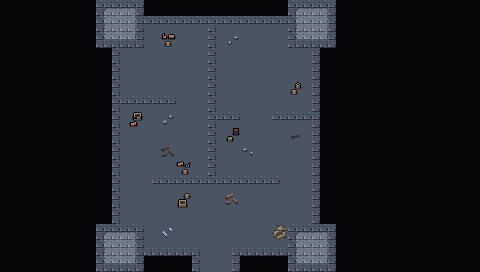

This is a level from a 2D game, rendered from its Tiled map with the project's own tilesets. A one-line summary and the map file follow, with tile-layer data summarised:
An orthogonal 30x17 tile map with 16x16 px tiles, 4 tile layers (Collision, Background, Walls, Clutter), 2 tilesets and 11 objects.

<map version="1.10" tiledversion="1.10.1" orientation="orthogonal" renderorder="right-down" width="30" height="17" tilewidth="16" tileheight="16" infinite="0" nextlayerid="8" nextobjectid="59">
 <editorsettings>
  <export target="wastetown..tmx" format="tmx" />
 </editorsettings>
 <tileset firstgid="1" source="../tileset/main.tsx" />
 <tileset firstgid="10113" source="../tileset/buildings.tsx" />
 <layer id="6" name="Collision" width="30" height="17">
  <data>[510 cells, 401 non-empty, 13 distinct tile ids]</data>
 </layer>
 <layer id="1" name="Background" width="30" height="17">
  <data>[510 cells, 510 non-empty, 3 distinct tile ids]</data>
 </layer>
 <layer id="2" name="Walls" width="30" height="17">
  <data>[510 cells, 100 non-empty, 16 distinct tile ids]</data>
 </layer>
 <layer id="3" name="Clutter" width="30" height="17">
  <properties>
   <property name="spriteLayer" type="bool" value="true" />
  </properties>
  <data>[510 cells, 14 non-empty, 14 distinct tile ids]</data>
 </layer>
 <objectgroup id="4" name="Objects">
  <object id="38" template="../obj/entry_up.tx" x="192" y="281" width="48" height="16">
   <properties>
    <property name="teleport" value="" />
   </properties>
  </object>
  <object id="48" template="../obj/treasure.tx" x="145.5" y="43.5" />
  <object id="50" template="../obj/enemy.tx" x="247.5" y="115">
   <properties>
    <property name="enemy" value="Goblin Warrior" />
   </properties>
  </object>
  <object id="51" template="../obj/treasure.tx" x="292.5" y="69.8333" />
  <object id="52" template="../obj/gold.tx" x="193" y="150" />
  <object id="53" template="../obj/enemy.tx" x="181.5" y="95.5">
   <properties>
    <property name="enemy" value="Goblin Chief" />
   </properties>
  </object>
  <object id="54" template="../obj/enemy.tx" x="284.167" y="199.333">
   <properties>
    <property name="enemy" value="Goblin" />
   </properties>
  </object>
  <object id="55" template="../obj/enemy.tx" x="130" y="172.667">
   <properties>
    <property name="enemy" value="Goblin" />
   </properties>
  </object>
  <object id="56" template="../obj/gold.tx" x="216.5" y="159.5" />
  <object id="57" template="../obj/enemy.tx" x="278.5" y="165.5">
   <properties>
    <property name="enemy" value="Goblin" />
   </properties>
  </object>
  <object id="58" template="../obj/enemy.tx" x="145.5" y="213.5">
   <properties>
    <property name="enemy" value="Goblin" />
   </properties>
  </object>
 </objectgroup>
</map>
